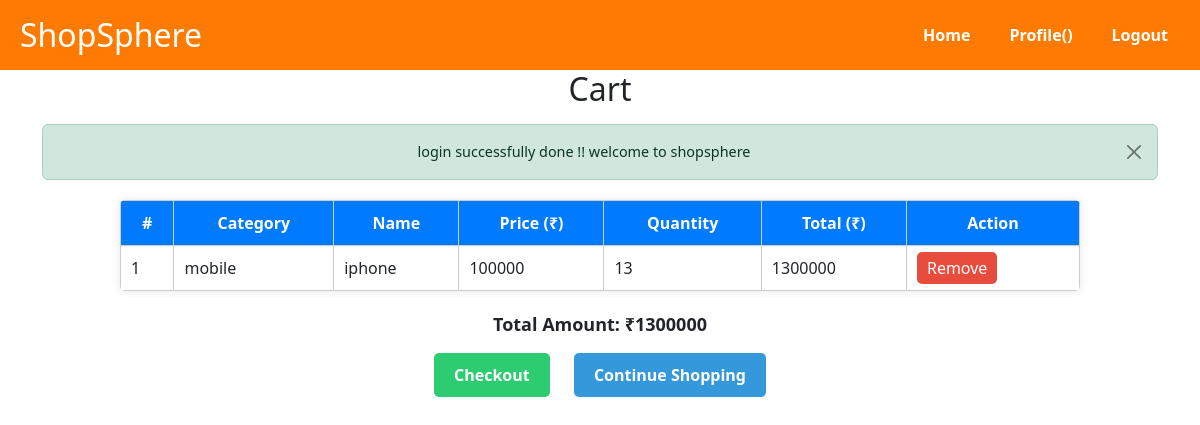
The app's page /cart/ (signed in) with its own data.
### base/models.py (models this page shows, shortened)
class CartModel(models.Model):
    category=models.CharField(max_length=100)
    name=models.CharField(max_length=100)
    desc=models.CharField(max_length=100)
    price=models.IntegerField(default=0)
    quantity=models.IntegerField(default=1)
    totalamount=models.IntegerField(default=0)
    host=models.ForeignKey(User,on_delete=models.CASCADE)

### base/views.py (the view)
# urls.py: path('cart/',views.cart,name='cart'),
@login_required(login_url='login_')
def cart(request):
    cart_nav=True
    cart_data=CartModel.objects.filter(host=request.user)
    Totalpay=0
    for i in cart_data:
        Totalpay+=i.totalamount
    messages.add_message(request,messages.SUCCESS,'login successfully done !! welcome to shopsphere')
    return render(request,'cart.html',{"cart_nav":cart_nav,'cart_data':cart_data,'Totalpay':Totalpay})

### base/templates/cart.html (shortened to what this page needs)
{% extends 'main.html' %}
{% block content %}
<center>
    <h2>Cart</h2>
    {% if messages %}
    <div class="container mt-3 ">
        {% for message in messages %}
        <div class="alert alert-{{message.tags}} alert-dismissible fade show" role="alert">
            {{ message }}
            <button type="button" class="btn-close" data-bs-dismiss="alert" aria-label="Close" ></button>
        </div>
        {% endfor %}
    </div>
{% endif %}
    <table class="cart-table">
        <thead>
            <tr>
                <th>#</th>
                <th>Category</th>
                <th>Name</th>
                <th>Price (₹)</th>
                <th>Quantity</th>
                <th>Total (₹)</th>
                <th>Action</th>
            </tr>
        </thead>
        <tbody>
            {% for i in cart_data %}
            <tr>
                <td>{{ forloop.counter }}</td>
                <td>{{ i.category }}</td>
                <td>{{ i.name }}</td>
                <td>{{ i.price }}</td>
                <td>{{ i.quantity }}</td>
                <td>{{ i.totalamount }}</td>
                <td>
                    <a href="{% url 'remove_from_cart' i.id %}" class="btn-remove">Remove</a>
                </td>
            </tr>
            {% endfor %}
        </tbody>
    </table>
    <div class="cart-actions">
        <p class="total-amount">Total Amount: ₹{{ Totalpay }}</p>
        <a href="{% url 'checkout' %}" class="btn-checkout">Checkout</a>
        <a href="{% url 'home' %}" class="btn-continue">Continue Shopping</a>
    </div>
</center>
{% endblock content %}

### static/style.css (style rules this page uses)
* { box-sizing: border-box; }
body { font-family: Arial, sans-serif; margin: 0; padding: 0; background-color: #f8f9fa; }
table { width: 50%; border-collapse: collapse; margin: 20px auto; background: white; box-shadow: 0px 0px 10px rgba(0, 0, 0, 0.1); border-radius: 5px; overflow: hidden; }
th, td { padding: 12px; border: 1px solid #ddd; text-align: left; }
th { background: #007bff; color: white; }
.cart-table { width: 80%; border-collapse: collapse; margin-top: 20px; text-align: center; }
.cart-table th, .cart-table td { border: 1px solid #ccc; padding: 10px; }
.cart-table thead { background-color: #f2f2f2; font-weight: bold; }
.btn-remove { background-color: #e74c3c; color: white; padding: 5px 10px; border-radius: 5px; text-decoration: none; }
.cart-actions { margin-top: 20px; }
.total-amount { font-size: 18px; font-weight: bold; margin-bottom: 10px; }
.btn-checkout, .btn-continue { display: inline-block; margin: 5px 10px; padding: 10px 20px; color: white; text-decoration: none; border-radius: 5px; font-weight: bold; }
.btn-checkout { background-color: #2ecc71; }
.btn-continue { background-color: #3498db; }
.alert-success { background-color: #d4edda; padding: 10px; border-radius: 5px; margin-bottom: 15px; color: #155724; font-size: 0.9rem; }

### records on screen
CartModel: category "mobile", name "iphone", price "100000", quantity "13", totalamount "1300000"

### other values on screen
{{ message }} "login successfully done !! welcome to shopsphere"
{{ Totalpay }} "1300000"
